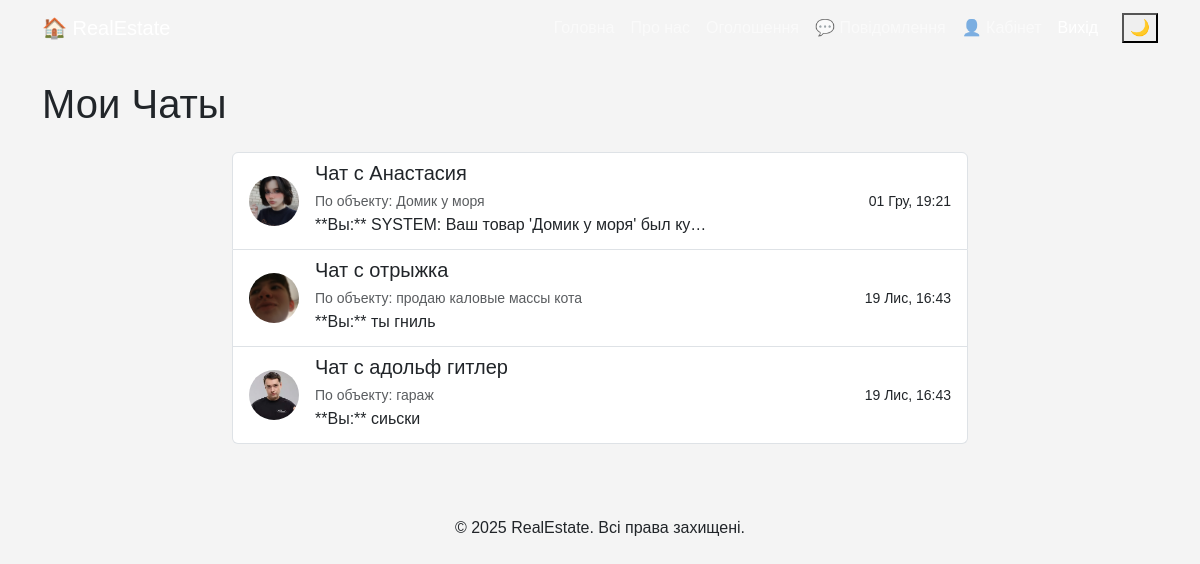
Page /chat/ (signed in) on the committed database.
### chat/models.py (models this page shows, shortened)
class Chat(models.Model):
    user = models.ForeignKey(User, on_delete=models.CASCADE, related_name='chats_as_user')
    realtor = models.ForeignKey(Realtor, on_delete=models.CASCADE, related_name='chats_as_realtor')
    listing = models.ForeignKey(Listing, on_delete=models.SET_NULL, null=True, blank=True)
    created_at = models.DateTimeField(auto_now_add=True)
    class Meta:
        unique_together = ('user', 'realtor', 'listing')

class Message(models.Model):
    chat = models.ForeignKey(Chat, on_delete=models.CASCADE, related_name='messages')
    is_realtor_sender = models.BooleanField(default=False)
    is_read = models.BooleanField(default=False)
    content = models.TextField()
    timestamp = models.DateTimeField(auto_now_add=True)
    class Meta:
        ordering = ('timestamp',)

### realtors/models.py (models this page shows, shortened)
class Realtor(models.Model):
    user = models.OneToOneField(User, on_delete=models.CASCADE, null=True, blank=True)
    name = models.CharField(max_length=200)
    photo = models.ImageField(upload_to='photos/%Y/%m/%d/')
    description = models.TextField(blank=True)
    phone = models.CharField(max_length=20)
    email = models.CharField(max_length=50)
    is_mvp = models.BooleanField(default=False)
    hire_date = models.DateTimeField(default=datetime.now, blank=True)

### listings/models.py (models this page shows, shortened)
class Listing(models.Model):
    realtor = models.ForeignKey(Realtor, on_delete=models.DO_NOTHING)
    title = models.CharField(max_length=200)
    address = models.CharField(max_length=200)
    city = models.CharField(max_length=100)
    state = models.CharField(max_length=100)
    zipcode = models.CharField(max_length=20)
    description = models.TextField(blank=True)
    price = models.IntegerField()
    bedrooms = models.IntegerField()
    bathrooms = models.DecimalField(max_digits=2, decimal_places=1)
    garage = models.IntegerField(default=0)
    sqft = models.IntegerField()
    lot_size = models.DecimalField(max_digits=5, decimal_places=1)
    photo_main = models.ImageField(upload_to='photos/%Y/%m/%d/')
    photo_1 = models.ImageField(upload_to='photos/%Y/%m/%d/', blank=True)
    photo_2 = models.ImageField(upload_to='photos/%Y/%m/%d/', blank=True)
    is_published = models.BooleanField(default=True)
    list_date = models.DateTimeField(default=datetime.now, blank=True)
    buyer = models.ForeignKey(User, related_name='purchased_listings', on_delete=models.DO_NOTHING, null=True, blank=True)
    is_sold = models.BooleanField(default=False)
    sold_date = models.DateTimeField(null=True, blank=True)
    favorites = models.ManyToManyField(User, related_name='favorite_listings', blank=True)

### chat/views.py (the view)
# urls.py: path('', views.chat_index, name='index'),
@login_required
def chat_index(request):
    if hasattr(request.user, 'realtor'):
        user_chats = Chat.objects.filter(realtor=request.user.realtor)
    else:
        user_chats = Chat.objects.filter(user=request.user)
    chats_with_last_message = user_chats.annotate(
        last_message_time=Max('messages__timestamp')
    ).order_by('-last_message_time', '-created_at')
    context = {
        'chats': chats_with_last_message,
    }
    return render(request, 'chat/chat_index.html', context)

### chat/context_processors.py (called while the page is built)
def unread_messages_count(request):
    count = 0
    if request.user.is_authenticated:
        if hasattr(request.user, 'realtor'):
            count = Message.objects.filter(
                chat__realtor=request.user.realtor,
                is_realtor_sender=False,
                is_read=False
            ).count()
        else:
            count = Message.objects.filter(
                chat__user=request.user,
                is_realtor_sender=True,
                is_read=False
            ).count()
    return {'unread_messages_count': count}

### chat/templates/chat/chat_index.html (shortened to what this page needs)
{% extends 'base.html' %}
{% load static %}
{% block content %}
<h1 class="mb-4">Мои Чаты</h1>
<div class="row">
    <div class="col-md-8 mx-auto">
        {% if chats %}
            <div class="list-group">
                {% for chat in chats %}
                {% with last_message=chat.messages.last %}
                <a href="{% url 'chat:room' chat.id %}" class="list-group-item list-group-item-action d-flex justify-content-between align-items-center">
                    <div class="d-flex align-items-center">
                        {% if chat.realtor.photo %}
                        <img src="{{ chat.realtor.photo.url }}" class="rounded-circle me-3" style="width: 50px; height: 50px; object-fit: cover;" alt="{{ chat.realtor.name }}">
                        {% else %}
                        <div class="rounded-circle me-3 bg-secondary text-white d-flex align-items-center justify-content-center" style="width: 50px; height: 50px;">
                            {{ chat.realtor.name|first }}
                        </div>
                        {% endif %}
                        <div>
                            <h5 class="mb-1">
                                Чат с {{ chat.realtor.name }}
                            </h5>
                            <small class="text-muted">
                                По объекту: {{ chat.listing.title|default:"(Общий)" }}
                            </small>
                            <p class="mb-1 text-truncate" style="max-width: 400px;">
                                {% if last_message %}
                                    **{{ last_message.is_realtor_sender|yesno:"Риелтор,Вы" }}:** {{ last_message.content|truncatechars:40 }}
                                {% else %}
                                    Начните диалог.
                                {% endif %}
                            </p>
                        </div>
                    </div>
                    <small>{{ last_message.timestamp|date:"d M, H:i" }}</small>
                </a>
                {% endwith %}
                {% endfor %}
            </div>
        {% else %}
            <div class="alert alert-info">
                У вас пока нет начатых чатов. Начните общение со страницы понравившегося объекта!
            </div>
        {% endif %}
    </div>
</div>
{% endblock %}

### static/css/main.css (style rules this page uses)
body { font-family: Arial, Helvetica, sans-serif; background-color: #f4f4f4; }

### rows in the picture
Chat: realtor.photo (picture), realtor.name "Анастасия", listing "Домик у моря", messages.last.is_realtor_sender "Вы", messages.last.content "SYSTEM: Ваш товар 'Домик у моря' был ку…", messages.last.timestamp "01 Гру, 19:21"
Chat: realtor.photo (picture), realtor.name "отрыжка", listing "продаю каловые массы кота", messages.last.is_realtor_sender "Вы", messages.last.content "ты гниль", messages.last.timestamp "19 Лис, 16:43"
Chat: realtor.photo (picture), realtor.name "адольф гитлер", listing "гараж", messages.last.is_realtor_sender "Вы", messages.last.content "сиьски", messages.last.timestamp "19 Лис, 16:43"
